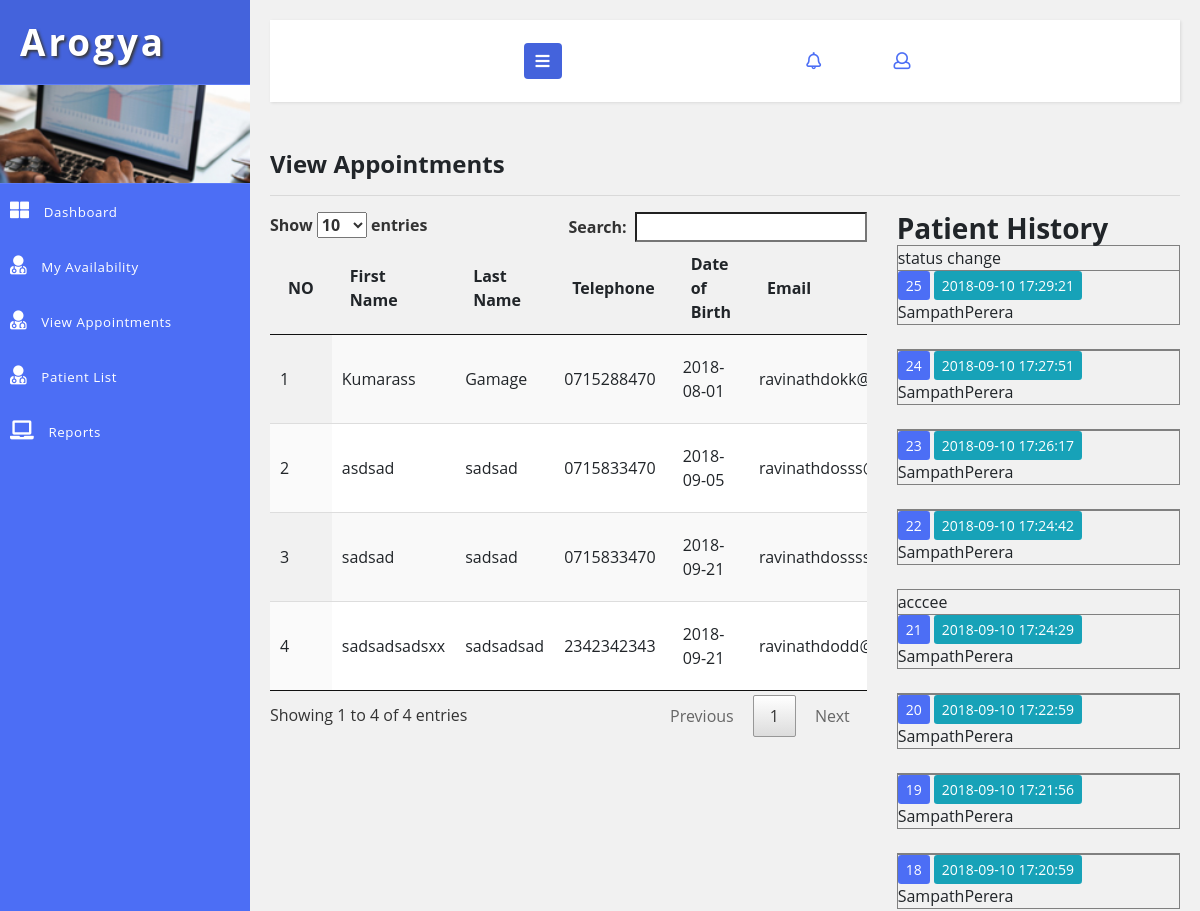
Page /doctor/patient-list.php?patient_id=4 (upper part) on the earlier database version.
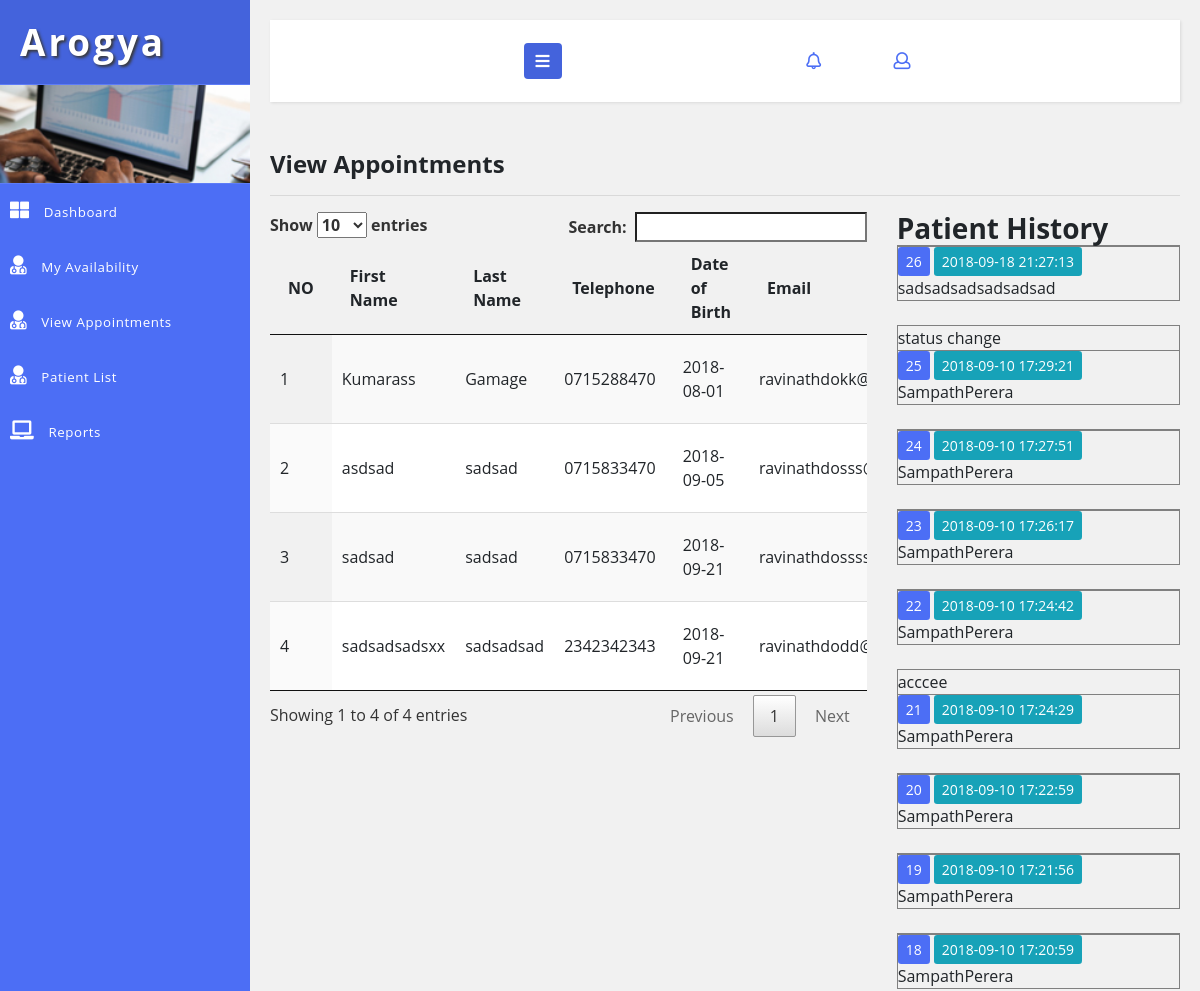
Same page on the later database version.
### tables this page shows
CREATE TABLE `hms_patient` (
  `id` int(5) NOT NULL AUTO_INCREMENT,
  `first_name` varchar(100) DEFAULT NULL,
  `last_name` varchar(100) DEFAULT NULL,
  `telephone` varchar(20) DEFAULT NULL,
  `dob` varchar(25) DEFAULT NULL,
  `email` varchar(50) DEFAULT NULL,
  `pword` text,
  `status_code` varchar(20) DEFAULT 'ACTIVE',
  `user_role` varchar(20) DEFAULT 'PATIENT',
  `created_date` timestamp NULL DEFAULT CURRENT_TIMESTAMP,
  PRIMARY KEY (`id`),
  UNIQUE KEY `NewIndex1_email` (`email`)
);

CREATE TABLE `hms_doctor_appointment` (
  `id` int(5) NOT NULL AUTO_INCREMENT,
  `doctor_id` int(5) DEFAULT NULL,
  `patient_id` int(5) DEFAULT NULL,
  `appointment_date` varchar(30) DEFAULT NULL,
  `status_code` varchar(20) DEFAULT 'OPEN',
  `doctor_comment` text,
  `doctor_fee` int(5) DEFAULT NULL,
  `hospital_fee` int(5) DEFAULT NULL,
  `fee` int(5) DEFAULT NULL,
  `created_date` timestamp NOT NULL DEFAULT CURRENT_TIMESTAMP,
  `created_user` int(5) DEFAULT NULL,
  PRIMARY KEY (`id`)
);

### DB.php (called while the page is built, shortened)
<?php
function getDBConnection() {
    $servername = "localhost";
    $username = "root";
    $password = "123";
    $db = "hmsdb";
    $conn = mysqli_connect($servername, $username, $password, $db);
    if (!$conn) {
        die("Connection failed: " . mysqli_connect_error());
    } else {
        return $conn;
    }
}
function getData($sql) {
    $conn = getDBConnection();
    $result = mysqli_query($conn, $sql);
    if (mysqli_num_rows($result) > 0) {
        return $result;
    } else {
        return FALSE;
    }
}
?>

### doctor/patient-list.php (the view, shortened to what the changed rows need)
<?php
include '../DB.php';
?>
<!DOCTYPE html>
<html lang="en">
    <head>
        <link rel="stylesheet" href="https://maxcdn.bootstrapcdn.com/bootstrap/3.3.7/css/bootstrap.min.css">
        <link rel="stylesheet" href="https://maxcdn.bootstrapcdn.com/font-awesome/4.7.0/css/font-awesome.min.css">
        <link href="../css/bootstrap.css" rel="stylesheet" type="text/css" media="all" />
        <link href="../css/style.css" rel="stylesheet" type="text/css" media="all" />
        <link rel="stylesheet" href="../css/style4.css">
        <link href="../css/fontawesome-all.css" rel="stylesheet">
    </head>
    <body>
        <div class="wrapper">
            <nav id="sidebar">
                <div class="sidebar-header">
                    <h1>
                        <a href="#">Arogya</a>
                    </h1>
                </div>
            </nav>
            <div id="content">
                <div class="blank-page-content">
                    <div class="row">
                        <div class="col-md-8">
                            <table id="example" class="display table-responsive" cellspacing="0" width="100%">
                                <thead>
                                    <tr>
                                        <th>NO</th>
                                        <th>First Name</th>
                                        <th>Last Name</th>
                                        <th>Telephone</th>
                                        <th>Date of Birth</th>
                                        <th>Email</th>
                                    </tr>
                                </thead>
                                <tbody>
                                    <?php
                                    $sql = "SELECT * FROM  hms_patient ";
                                    $data = getData($sql);
                                    if ($data != null)
                                        foreach ($data as $row) {
                                            ?>
                                            <tr>
                                                <td><?= $row['id']; ?></td>
                                                <td><?= $row['first_name']; ?></td>
                                                <td><?= $row['last_name']; ?></td>
                                                <td><?= $row['telephone']; ?></td>
                                                <td><?= $row['dob']; ?></td>
                                                <td><?= $row['email']; ?></td>
                                            </tr>
                                            <?php
                                        }
                                    ?>
                                </tbody>
                            </table>
                        </div>
                        <div class="col-md-4">
                            <?php
                            if (isset($_GET['patient_id'])) {
                                $sql = "SELECT hms_doctor_appointment.doctor_comment,hms_doctor_appointment.created_date,hms_doctor_appointment.id,
CONCAT(hms_doctor.first_name,'',hms_doctor.last_name) AS doc_name
FROM hms_doctor_appointment
INNER JOIN hms_doctor
ON hms_doctor_appointment.doctor_id = hms_doctor.id
WHERE hms_doctor_appointment.patient_id =  '" . $_GET['patient_id'] . "' ORDER BY hms_doctor_appointment.id DESC ";
                                $resultData = getData($sql);
                                if ($resultData != null)
                                    foreach ($resultData as $value) {
                                        ?>
                            <table border="1" style="width: 100%">
                                            <tbody>
                                                <tr>
                                                    <td><?= $value['doctor_comment'] ?> </td>
                                                </tr>
                                                <tr>
                                                    <td><span class="btn-sm btn-primary"><?= $value['id'] ?> </span>
                                                        <span class="btn-sm btn-info"><?= $value['created_date'] ?></span> <?= $value['doc_name'] ?></td>
                                                </tr>
                                            </tbody>
                                        </table>
                                        <br>
                                        <?php
                                    }
                            }
                            ?>
                        </div>
                    </div>
                    <link href="css/jquery.dataTables.min.css" rel="stylesheet" type="text/css"/>
                </div>
            </div>
        </div>
        <link href="../css/jquery.dataTables.min.css" rel="stylesheet" type="text/css"/>
    </body>
</html>

Differences in the rows shown:
added hms_doctor_appointment: id "26", created_date "2018-09-18 21:27:13", doc_name "sadsadsadsadsadsad"
